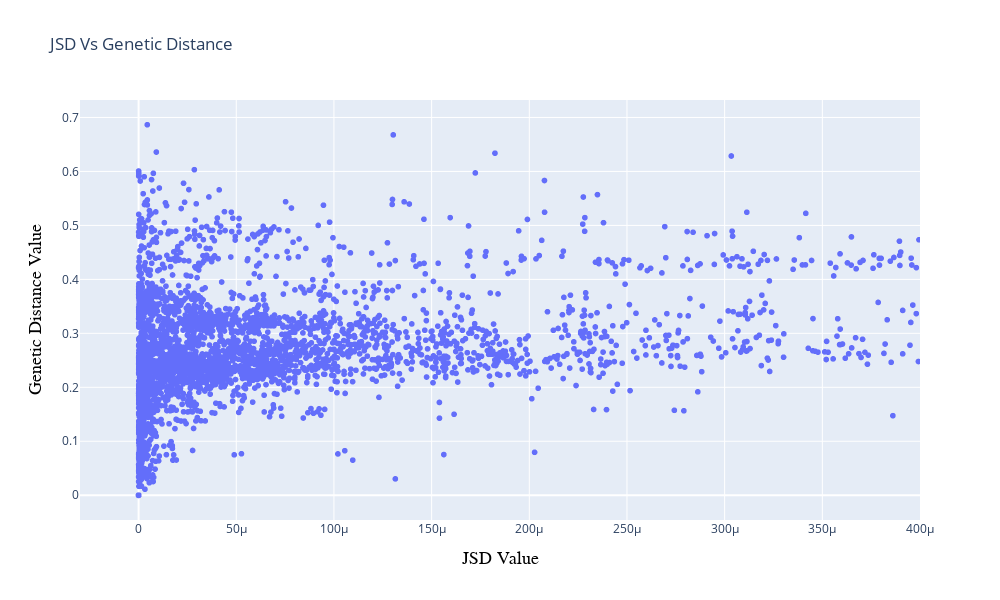

Notebook code cell kept with this figure:
### Code cell
# Update layout if needed
fig.update_layout(
    xaxis=dict(
        title='JSD Value',
        tickmode='array',
        title_font=dict(size=18, family='Arial, sans-serif', color='black')
    ),
    yaxis=dict(
        title='Genetic Distance Value',
        tickmode='array',
        title_font=dict(size=18, family='Arial, sans-serif', color='black')
    )
)

x_max = 0.0004
fig.update_xaxes(range=[-0.00003, x_max])

# Save the plot to a PDF file
fig.show()

### Figure 1 — Plotly figure (JSON) as saved in the notebook; plotly's stock layout.template omitted (floating-point values rounded to 4 significant figures; data arrays with more than 128 entries replaced by an {"elided": "..."} marker saying what was removed)
{"data": [{"hovertemplate": "JSD Value=%{x}<br>Genetic Distance Value=%{y}<extra></extra>", "legendgroup": "", "marker": {"color": "#636efa", "symbol": "circle"}, "mode": "markers", "name": "", "showlegend": false, "type": "scattergl", "x": {"elided": "3828 float values"}, "xaxis": "x", "y": {"elided": "3828 float values"}, "yaxis": "y"}], "layout": {"height": 600, "legend": {"tracegroupgap": 0}, "title": {"text": "JSD Vs Genetic Distance"}, "width": 1000, "xaxis": {"anchor": "y", "domain": [0, 1], "range": [-3e-05, 0.0004], "tickmode": "array", "title": {"font": {"color": "black", "family": "Arial, sans-serif", "size": 18}, "text": "JSD Value"}}, "yaxis": {"anchor": "x", "domain": [0, 1], "tickmode": "array", "title": {"font": {"color": "black", "family": "Arial, sans-serif", "size": 18}, "text": "Genetic Distance Value"}}}}
